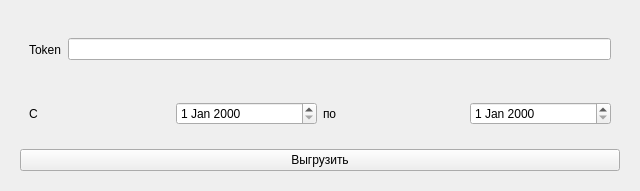
<?xml version="1.0" encoding="UTF-8"?>
<ui version="4.0">
 <class>Form</class>
 <widget class="QWidget" name="Form">
  <property name="geometry">
   <rect>
    <x>0</x>
    <y>0</y>
    <width>640</width>
    <height>191</height>
   </rect>
  </property>
  <property name="windowTitle">
   <string>Form</string>
  </property>
  <layout class="QHBoxLayout" name="horizontalLayout">
   <item>
    <widget class="QWidget" name="widget" native="true">
     <layout class="QVBoxLayout" name="verticalLayout">
      <item>
       <widget class="QWidget" name="widget_2" native="true">
        <layout class="QHBoxLayout" name="horizontalLayout_2">
         <item>
          <widget class="QLabel" name="label">
           <property name="text">
            <string>Token</string>
           </property>
          </widget>
         </item>
         <item>
          <widget class="QLineEdit" name="lineEdit"/>
         </item>
        </layout>
       </widget>
      </item>
      <item>
       <widget class="QWidget" name="widget_3" native="true">
        <layout class="QHBoxLayout" name="horizontalLayout_3">
         <item>
          <widget class="QLabel" name="label_2">
           <property name="text">
            <string>С</string>
           </property>
          </widget>
         </item>
         <item>
          <widget class="QDateEdit" name="dateEdit"/>
         </item>
         <item>
          <widget class="QLabel" name="label_3">
           <property name="text">
            <string>по</string>
           </property>
          </widget>
         </item>
         <item>
          <widget class="QDateEdit" name="dateEdit_2"/>
         </item>
        </layout>
       </widget>
      </item>
      <item>
       <widget class="QPushButton" name="pushButton">
        <property name="text">
         <string>Выгрузить</string>
        </property>
       </widget>
      </item>
     </layout>
    </widget>
   </item>
  </layout>
 </widget>
 <resources/>
 <connections/>
</ui>
